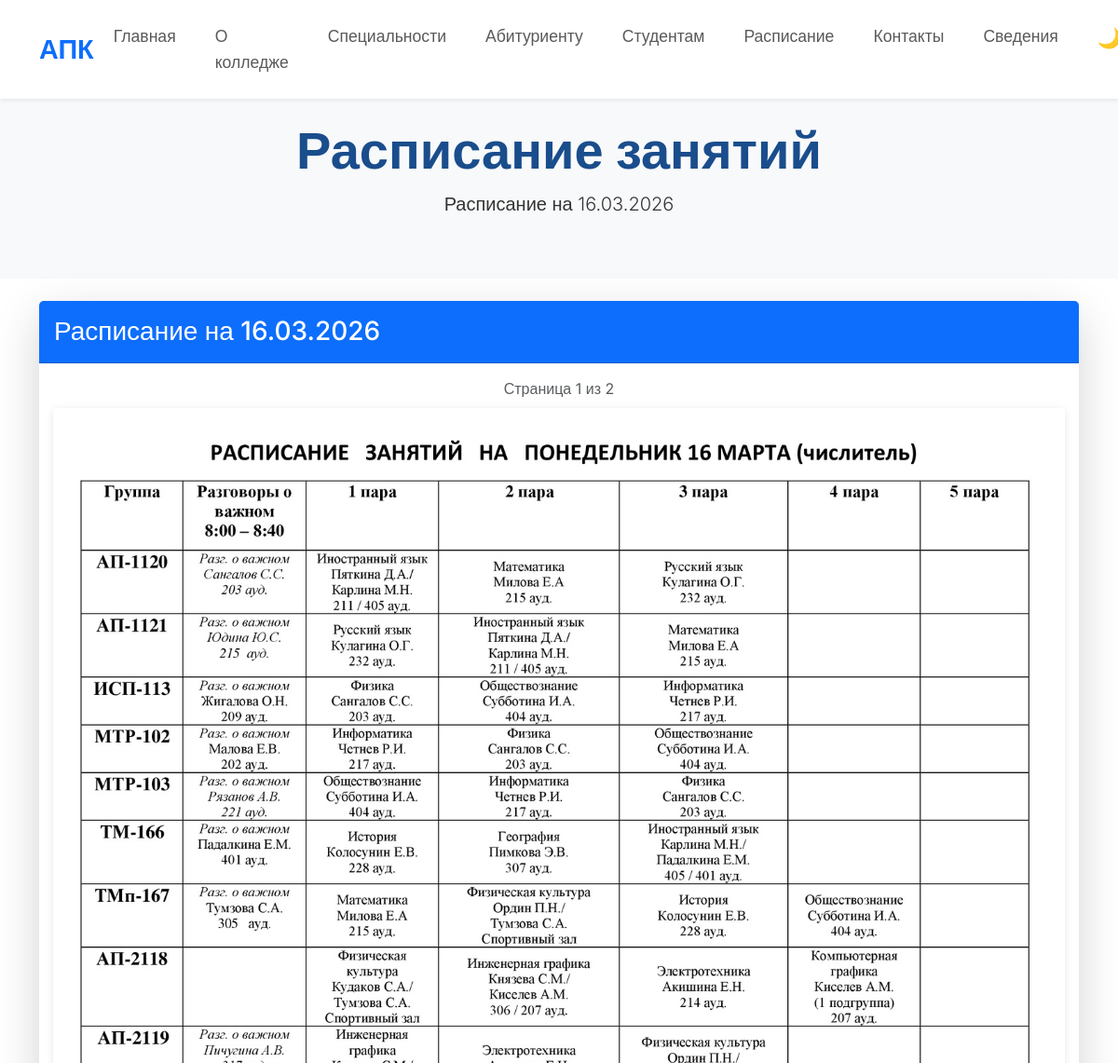
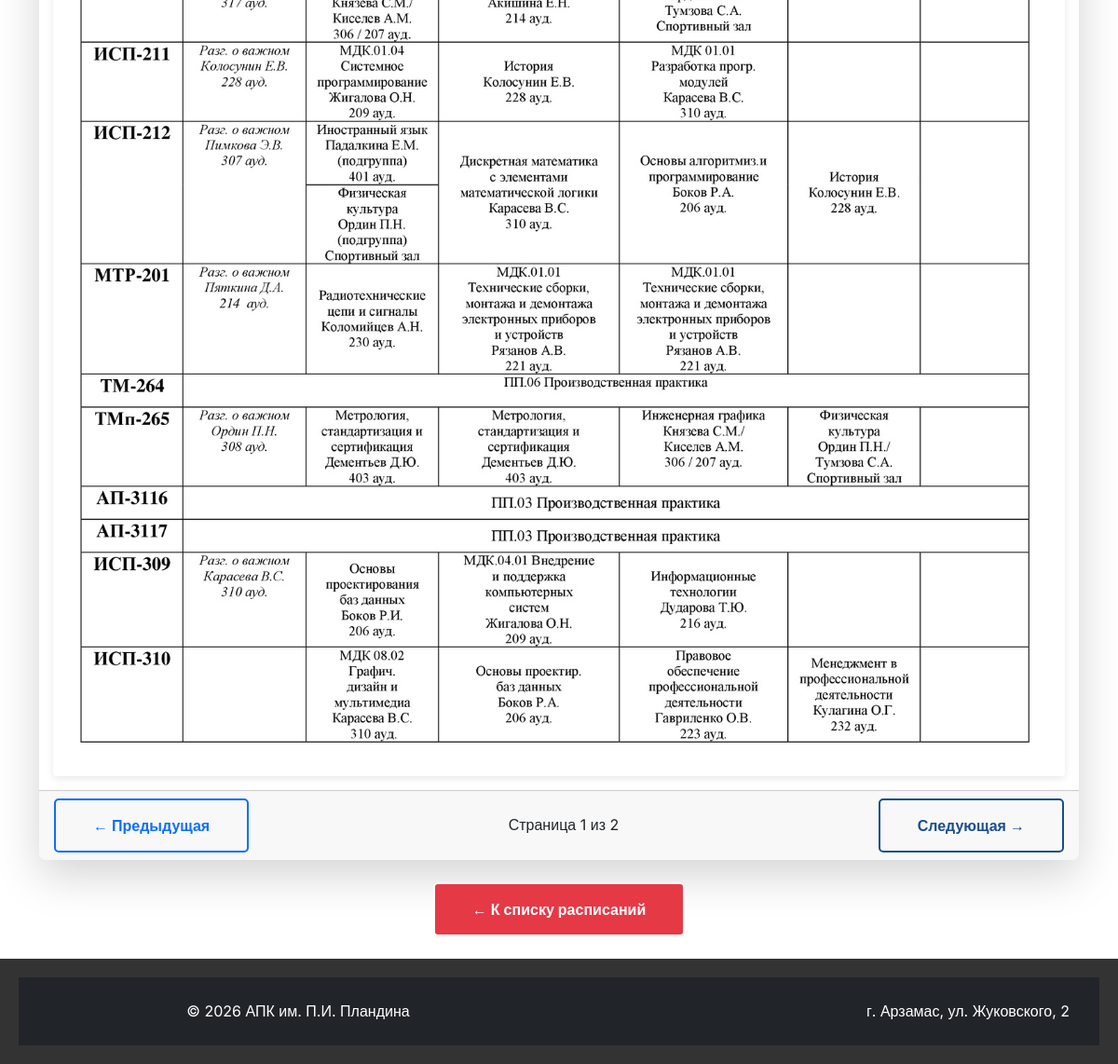
Screenshot of /schedule/3/ with the database file from the repository (2 pictures, top to bottom).
### main/models.py (models this page shows, shortened)
class Schedule(models.Model):
    title = models.CharField(max_length=100, verbose_name="Название", default="Расписание")
    date = models.DateField(verbose_name="На какую дату")
    is_active = models.BooleanField(default=True, verbose_name="Актуальное")
    uploaded_at = models.DateTimeField(auto_now_add=True, verbose_name="Дата загрузки")
    class Meta:
        verbose_name = "Расписание"
        verbose_name_plural = "Расписания"
        ordering = ['-date']

class SchedulePage(models.Model):
    schedule = models.ForeignKey(Schedule, on_delete=models.CASCADE, related_name='pages', verbose_name="Расписание")
    image = models.ImageField(upload_to='schedules/', verbose_name="Фото страницы")
    page_number = models.PositiveIntegerField(verbose_name="Номер страницы")
    class Meta:
        verbose_name = "Страница расписания"
        verbose_name_plural = "Страницы расписания"
        ordering = ['page_number']

### main/views.py (the view)
# urls.py: path('schedule/<int:schedule_id>/', views.schedule_detail_view, name='schedule_detail'),
def schedule_detail_view(request, schedule_id):
    schedule = get_object_or_404(Schedule, pk=schedule_id)
    pages = schedule.pages.all().order_by('page_number')
    return render(request, 'schedule_detail.html', {
        'schedule': schedule,
        'pages': pages,
    })

### templates/schedule_detail.html (shortened to what this page needs)
{% extends "base.html" %}
{% load static %}
{% block content %}
<section class="py-5 bg-light">
    <div class="container text-center">
        <h1 class="display-4 fw-bold" data-aos="fade-up">Расписание занятий</h1>
        <p class="lead" data-aos="fade-up" data-aos-delay="100">{{ schedule.title }} на {{ schedule.date|date:"d.m.Y" }}</p>
    </div>
</section>
<section class="py-4">
    <div class="container">
        <div class="card shadow-lg border-0" data-aos="zoom-in">
            <div class="card-header bg-primary text-white py-3">
                <h3 class="mb-0">{{ schedule.title }} на {{ schedule.date|date:"d.m.Y" }}</h3>
            </div>
            <div class="card-body p-0">
                <div id="page-container">
                    {% if pages %}
                        {% with current_page=pages.first %}
                            <div class="schedule-page">
                                <div class="text-center text-muted mb-2">
                                    Страница {{ current_page.page_number }} из {{ pages.count }}
                                </div>
                                <img src="{{ current_page.image.url }}" class="img-fluid w-100" alt="Расписание страница {{ current_page.page_number }}">
                            </div>
                        {% endwith %}
                    {% else %}
                        <p class="text-center py-5">Страницы не загружены</p>
                    {% endif %}
                </div>
            </div>
            {% if pages.count > 1 %}
            <div class="card-footer">
                <div class="d-flex justify-content-between align-items-center">
                    <button id="prevPage" class="btn btn-outline-primary" disabled>← Предыдущая</button>
                    <span id="pageInfo">Страница 1 из {{ pages.count }}</span>
                    <button id="nextPage" class="btn btn-outline-primary">Следующая →</button>
                </div>
            </div>
            {% endif %}
        </div>
        <div class="text-center mt-4">
            <a href="{% url 'schedule' %}" class="btn btn-outline-secondary">← К списку расписаний</a>
        </div>
    </div>
</section>
{% endblock %}

### static/css/style.css (style rules this page uses)
* { margin: 0; padding: 0; box-sizing: border-box; }
:root { --main-color: #1a4d8c; --accent-color: #e63946; --text-color: #333; --bg-light: #f8f9fa; --white: #ffffff; --font-main: 'Inter', sans-serif; }
html, body { height: 100%; margin: 0; padding: 0; }
body { font-family: var(--font-main); color: var(--text-color); line-height: 1.6; display: flex; flex-direction: column; min-height: 100vh; }
.schedule-page { padding: 15px; background: #fff; }
.schedule-page img { box-shadow: 0 2px 8px rgba(0,0,0,0.1); border-radius: 4px; }
.btn { display: inline-block; padding: 15px 40px; background: var(--accent-color); color: white; border: 2px solid white; text-decoration: none; border-radius: 5px; font-weight: 600; transition: all 0.3s ease; animation: fadeInUp 1s ease 0.4s both; }
.btn-outline-primary { border-color: var(--main-color); color: var(--main-color); background: transparent; }
h1.display-4, h1.display-5, h2.display-4, h2.display-5, h2.fw-bold, .section-title { color: #1a4d8c; }

### templates/schedule_detail.html (style rules this page uses)
.schedule-page img { box-shadow: 0 2px 8px rgba(0,0,0,0.1); border-radius: 4px; }

### rows the page displays
Schedule: title "Расписание", date "16.03.2026"
SchedulePage: page_number "1", image (picture)

### other values shown
{{ pages.count }} "2"
